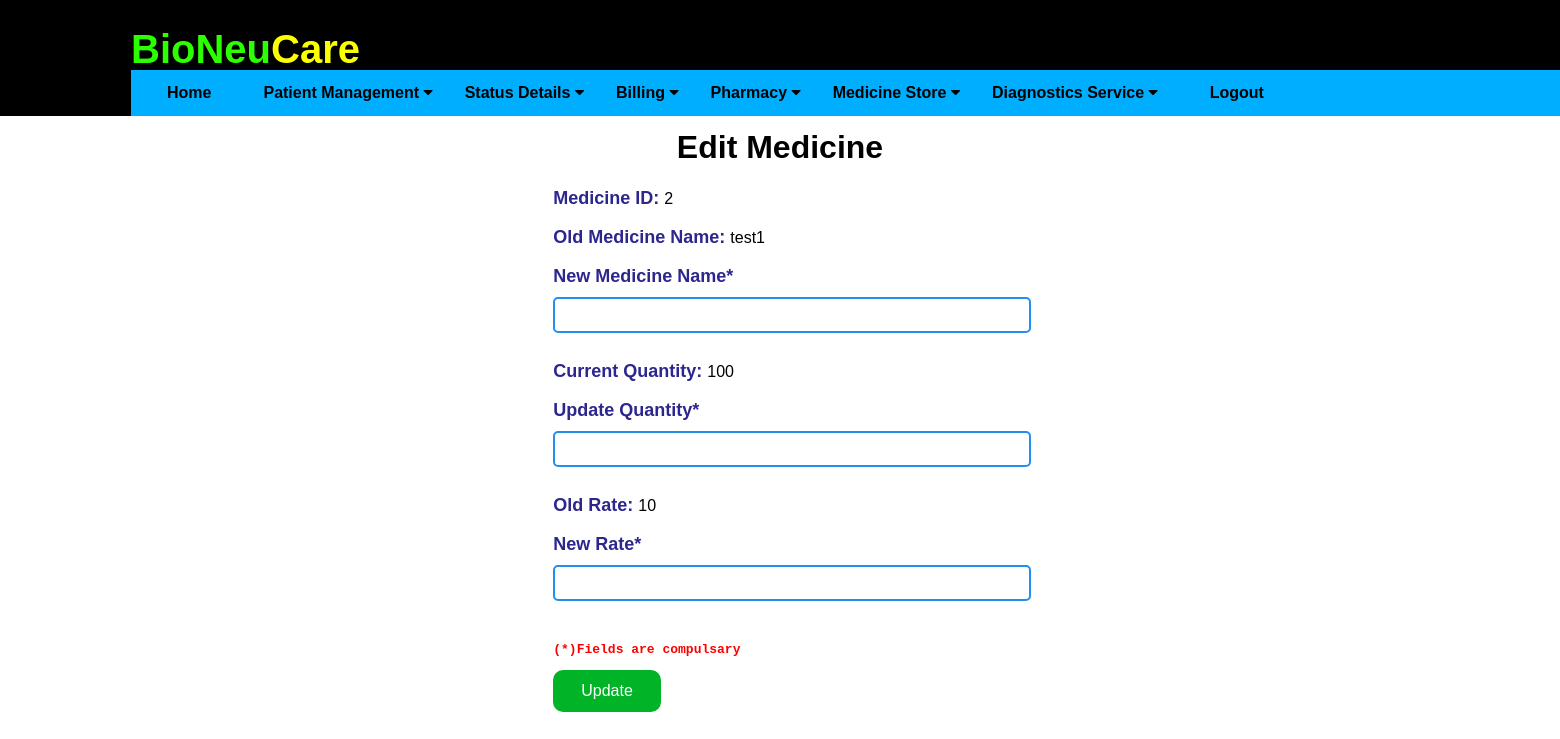
The page /editmedicinedetail/2 (signed in) on the database its author committed.
### application/routes.py (models this page shows)
class MedicineMaster(db.Model):
    __tablename__ = 'medicinemaster'
    mid = Column(Integer, ForeignKey('medicines.mid'), primary_key=True)
    mname = Column(db.String(20))
    qavailable = Column(db.Integer)
    rate = Column(db.Integer)

### application/routes.py (the view, shortened to what this page needs)
@app.route('/editmedicinedetail/<mid>', methods=['GET', 'POST'] )
def editmedicinedetail(mid):
    print("id is : ", mid)
    if 'username' in session:
        print("inside sesssss")
        print(datetime.now())
        editpat = MedicineMaster.query.filter_by( mid = mid )
        return render_template('editmedicinedetail.html', editpat = editpat)

### application/templates/editmedicinedetail.html (shortened to what this page needs)
{% extends "layout.html" %}
{% block content %}
<div class="form1">
    <h1 id="cst_head">Edit Medicine </h1>
    {% for edit in editpat %}
    <form action="" method="POST">
        <label for="id">Medicine ID:   </label> {{ edit.mid }} <br><br>
        <label for="Name">Old Medicine Name:   </label> {{ edit.mname }} <br><br>
        <label for="New customer Name*">New Medicine Name*</label>
        <input type="text" class="text1" id="mname" name="mname" required><br><br>
        <label for="Old Address">Current Quantity:  </label> {{ edit.qavailable }} <br><br>
        <label for="New Address*">Update Quantity*</label>
        <input type="number" class="text1" id="qavailable" min="1" name="qavailable" required><br><br>
        <label for="Old Age">Old Rate:  </label> {{ edit.rate }} <br><br>
        <label for="New Age*">New Rate*</label>
        <input type="number" class="text1" id="rate" name="rate" min="1" required><br><br>
        <pre>(*)Fields are compulsary</pre>
        <button  type="submit" class="ubutton">Update</button>
    </form>
    {% endfor %}
</div>
{% endblock %}

### application/static/css/main.css (style rules this page uses)
html { overflow-y: scroll; overflow-x: hidden; }
body { font-family: Arial, Helvetica, sans-serif; height: 100%; display: flex; flex-direction: column; }
#cst_head { text-align: center; }
.form1 { padding: 100px 0; width: auto; margin: auto; }
.form1 label { font-size: 18px !important; margin-top: 10px; color: #2d268d; font-weight: bold; }
.form1 .text1 { width: 100%; padding: 5px 10px; border: solid 2px #248df0; border-radius: 5px; font-size: 19px; margin-top: 10px; margin-bottom: 10px; }
pre { color: red; font-weight: bold; }

### application/templates/layout.html (style rules this page uses)
.ubutton { background-color: #00b327;; border: 2px; border-radius: 10px; color: white; padding: 12px 28px; text-align: center; text-decoration: none; display: inline-block; font-size: 16px; }

### rows shown on the page
MedicineMaster: mid "2", mname "test1", qavailable "100", rate "10"
